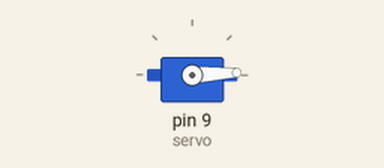
Simulated run of this sketch. Board: Arduino Uno, built with avr-gcc and run on an emulated ATmega328P. Parts: servo.

Above: at 0.05 s.
At 1.3 s:
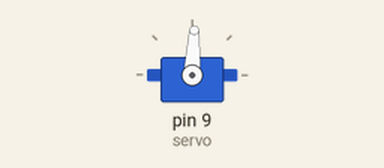
At 2.6 s:
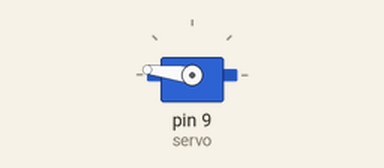
At 5.15 s:
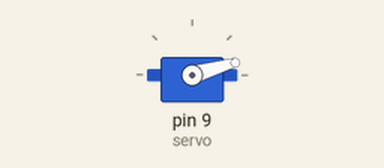
Timing chart, 0 to 7.0 s (numbered marks = the images above):
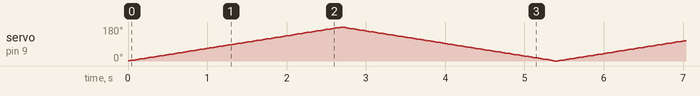

The sketch:

servo_example.ino
```cpp
#include <Servo.h>

Servo servo;

int angle;//angle of the servo
int minAngle = 0;
int maxAngle = 179;
int angleSpeed = 1;

void setup(){
 servo.attach(9);//tell the servo what pin it's running on
}

void loop(){

 angle += angleSpeed;

 servo.write(angle);//tell the servo where to go

 if(angle + angleSpeed < maxAngle && angle + angleSpeed >= minAngle){
   angle += angleSpeed;
 }else{
   angleSpeed *= -1;
 }

 delay(30); //little pause
}
```
